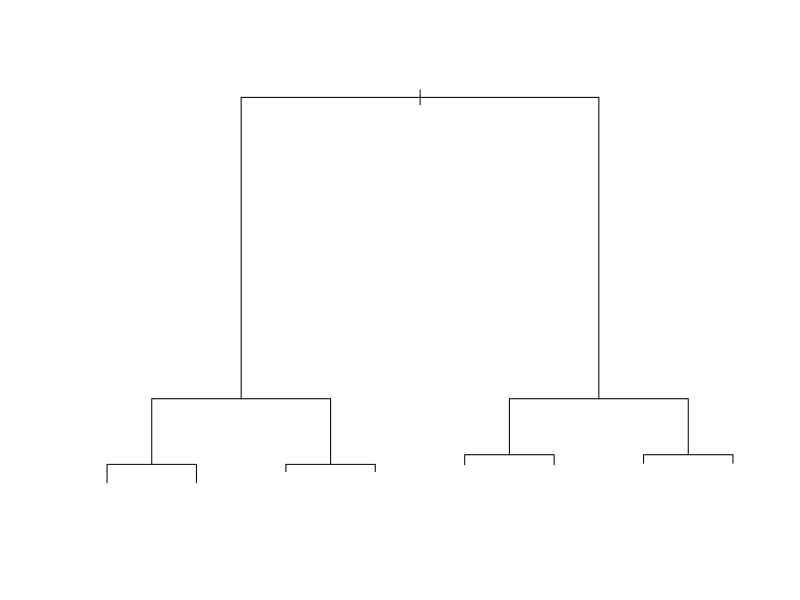

This figure's R source: (Note: this script raises an error after producing the figure.)
library(rpart)
n <- 1000
sigma <- 0.25
set.seed(1) #set.seed(1, sample.kind = "Rounding") if using R 3.6 or later
x <- rnorm(n, 0, 1)
y <- 0.75 * x + rnorm(n, 0, sigma)
dat <- data.frame(x = x, y = y)
fit <- rpart(y ~ ., data = dat)
plot(fit)


library(randomForest)
fit <- randomForest(y ~ x, data = dat) 
  dat %>% 
  mutate(y_hat = predict(fit)) %>% 
  ggplot() +
  geom_point(aes(x, y)) +
  geom_step(aes(x, y_hat), col = "red")
plot(fit)